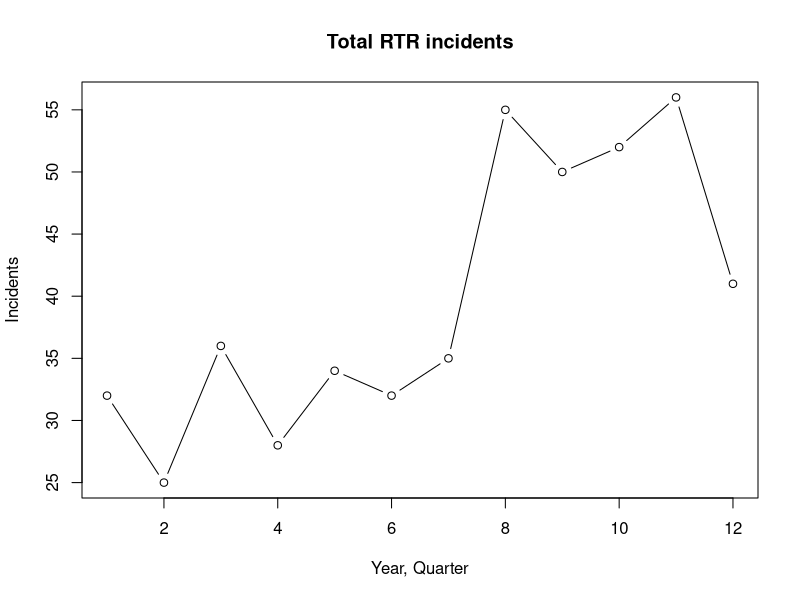
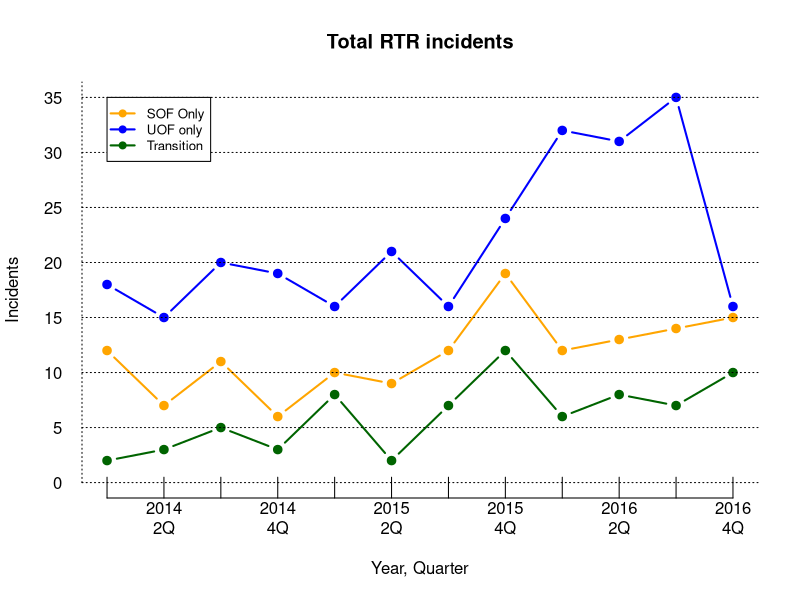
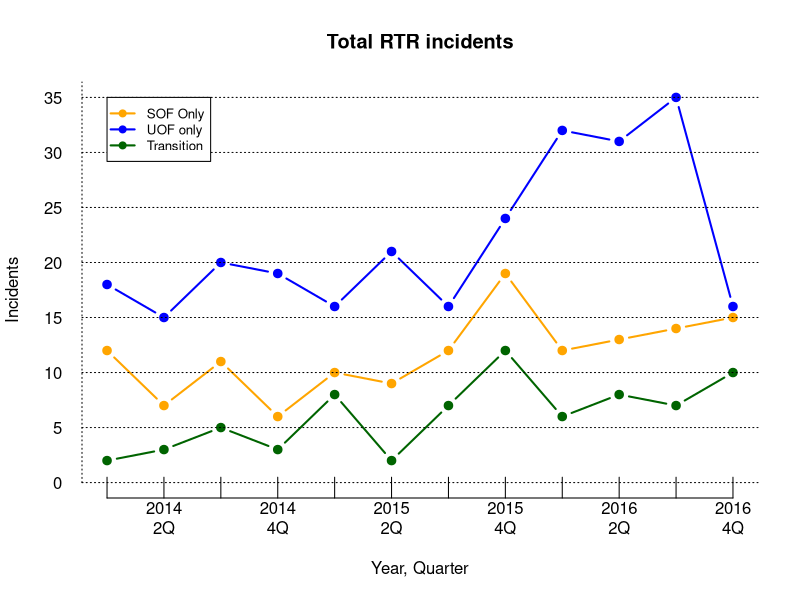

Source code (R) for these figures, in order:
# Continuing to work with the RTR data
library(readr)
df <- read_csv("dfCrime.csv")

# notice we loaded in the version of the data with the years column
# Let's get the colummn names
names(df)

# let's start with a basic line chart
plot(df$Total_RTR_incidents, type="b",
     xlab = "Year, Quarter", 
     ylab = "Incidents",
     main = "Total RTR incidents")

# right off the bat, there's a problem with the 
# year, quarter labels. it's taking the index number
# of the row and we can't assign labels in the basic plot
# We also can't set x and y ranges

# To overcome this, we have to build the chart
# in steps

# first we set the x and y range
# x range equal the number of rows in Year_Quarter
# NROW all caps counts those

xrange <- range(1,NROW(df$Year_Quarter))
xrange
# then we need the greater of either SOF, UOF or Transitions
# Range finds that for us
yrange <- range(0,df$SOF_only,df$UOF_only,df$Total_transitions)
yrange

# set up the plot with x and y range, n = no chart type
# and axes = false
plot(xrange, yrange, type="n", axes=FALSE,
     xlab = "Year, Quarter", ylab = "Incidents",
     main = "Total RTR incidents")

# add the lines individually
# line type is b, or lines and dots
# pch is a filled dot, lwd is line size of 2 (1 is default)
lines(df$SOF_only, type = "b", pch=19, col = "orange", lwd=2)
lines(df$UOF_only, type = "b", pch=19, col = "blue", lwd=2)
lines(df$Total_transitions, type = "b", pch=19, col = "darkgreen", lwd=2)

# now add the axis - x first (1)
# las = 1 (labels horizontal)
# at is the number of ticks, which is the second number in
# xrange. So ticks from 1 to 12
axis(1, las=1, at=1:xrange[2], 
     tck = .05, # set the ticks to be inside plot
     # Since we're creating custom labels, we need 12 of them
     # so "" at 1, then 2014 2Q and etc
     # notice we can split the lines with \n
     # and the x label adjusts down to accomodate
     lab=c("","2014\n2Q","","2014\n4Q","","2015\n2Q","","2015\n4Q","","2016\n2Q","","2016\n4Q") )
# for our y axis, set it to count by 5 for the range
# of yrange. LAS labels horizontal. ticks all the way 
# across (1) and the line type as dots lty=3
axis(2, las=1, at=5*0:yrange[2], tck = 1, lty=3)

# Create a legend at top, left (x=1, y=yrange)
# (cex) makes it 80% of the base size
legend(1, yrange[2], c("SOF Only","UOF only", "Transition"), 
       cex=0.8, col=c("Orange","blue","darkgreen"), pch=19, lwd=2)

#----Set up plot for print and online --------
dev.cur()
# note that we had to make the width wider than 4
# to accomodate the x labels
#pdf(file="myplotLines.pdf", width = 6, height = 4) 
png(filename = "myplotlines.png",width = 600, height = 400, units = "px")
#-----Insert plot here -------------

plot(xrange, yrange, type="n", axes=FALSE,
     xlab = "Year, Quarter", ylab = "Incidents",
     main = "Total RTR incidents")
lines(df$SOF_only, type = "b", pch=19, col = "orange", lwd=2)
lines(df$UOF_only, type = "b", pch=19, col = "blue", lwd=2)
lines(df$Total_transitions, type = "b", pch=19, col = "darkgreen", lwd=2)
axis(1, las=1, at=1:xrange[2], tck = .05, lab=c("","2014\n2Q","","2014\n4Q","","2015\n2Q","","2015\n4Q","","2016\n2Q","","2016\n4Q") )
axis(2, las=1, at=5*0:yrange[2], tck = 1, lty=3)
legend(1, yrange[2], c("SOF Only","UOF only", "Transition"), 
       cex=0.8, col=c("Orange","blue","darkgreen"), pch=19, lwd=2)


#----- End plot --------------
dev.off() 
